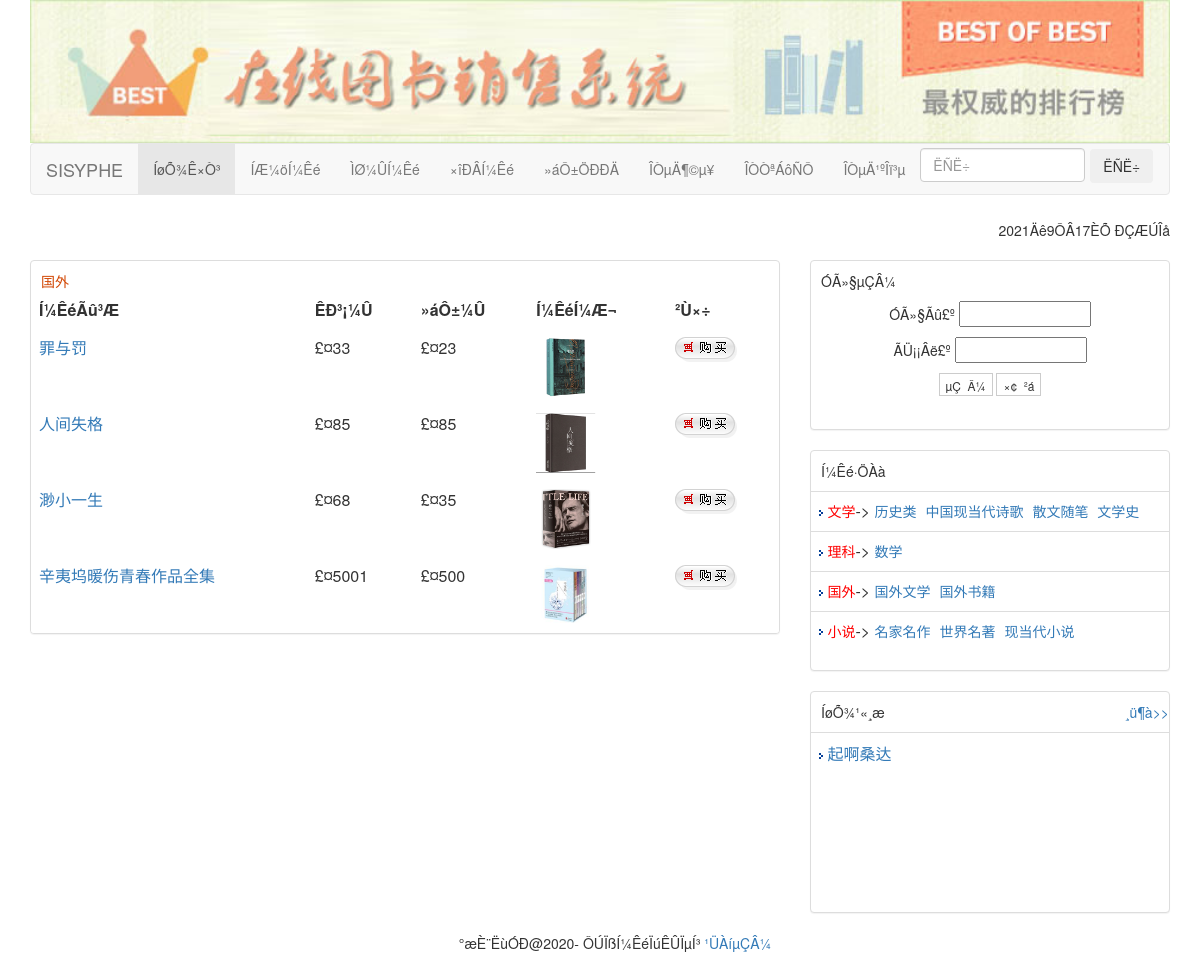
The app's page /cat.php?dalei=14 with its own data.
### tables this page shows
CREATE TABLE IF NOT EXISTS `categories` (
  `id` int(6) NOT NULL AUTO_INCREMENT COMMENT '主键id',
  `name` varchar(50) NOT NULL COMMENT '分类名称',
  `reid` int(6) NOT NULL COMMENT '上级分类id',
  PRIMARY KEY (`id`)
);

CREATE TABLE IF NOT EXISTS `shu` (
  `id` int(4) NOT NULL AUTO_INCREMENT,
  `name` varchar(25) DEFAULT NULL COMMENT '图书名称',
  `jianjie` mediumtext COMMENT '图书介绍',
  `xinghao` varchar(25) DEFAULT NULL COMMENT '图书型号',
  `tupian` varchar(200) DEFAULT NULL COMMENT '图书图片',
  `shuliang` int(4) DEFAULT NULL COMMENT '图书数量',
  `cishu` int(4) DEFAULT NULL COMMENT '卖出次数',
  `tuijian` int(4) DEFAULT NULL COMMENT '是否推荐',
  `dalei` int(4) DEFAULT NULL COMMENT '大类id',
  `xiaolei` int(4) NOT NULL COMMENT '小类id',
  `huiyuanjia` varchar(25) DEFAULT NULL COMMENT '会员价',
  `shichangjia` varchar(25) DEFAULT NULL COMMENT '市场价',
  `chubanshe` varchar(25) DEFAULT NULL COMMENT '出版社id',
  `tejia` int(2) DEFAULT NULL COMMENT '是否特价',
  `addtime` datetime NOT NULL COMMENT '添加时间',
  PRIMARY KEY (`id`)
);

CREATE TABLE IF NOT EXISTS `news` (
  `id` int(10) NOT NULL AUTO_INCREMENT COMMENT '主键id',
  `title` varchar(50) NOT NULL COMMENT '新闻公告名称',
  `content` text NOT NULL COMMENT '新闻公告内容',
  `addtime` datetime NOT NULL COMMENT '发布时间',
  PRIMARY KEY (`id`)
);

### cat.php (the view)
<div class="container">
	<div class="row">
<?php
require("header.php");
?>
<?php
if($dalei!="")
	$sql="select * from categories where id=$dalei";
else
	$sql="select * from categories where id=$xiaolei";
	$result=mysqli_query($conn,$sql);
	$data=mysqli_fetch_array($result)
?>
	</div>
	<div class="row" >
		<div class="col-md-8">
			<div class="panel panel-default">
		    	<div class="row">
		     		<div class="col-md-12" style="margin:10px 0px 0px 10px"><span style="float:left;color:#d14500;"><?php echo $data['name']?></span></div>
				</div>
	<table class="table">
			<th style="border: white 0px solid;">Í¼ÊéÃû³Æ</th>
			<th style="border: white 0px solid;">ÊÐ³¡¼Û</th>
			<th style="border: white 0px solid;">»áÔ±¼Û</th>
			<th style="border: white 0px solid;">Í¼ÊéÍ¼Æ¬</th>
			<th style="border: white 0px solid;">²Ù×÷</th>
<?php
if($dalei!="")
	$sql="select * from shu where dalei=$dalei order by id DESC";
else
	$sql="select * from shu where xiaolei=$xiaolei order by id DESC";
	$result=mysqli_query($conn,$sql);
while($data=mysqli_fetch_array($result)){
?>
			 <tr bgcolor="#FFFFFF" height="22">
					<td style="border: white 0px solid;"><a href="goodsDetail.php?goodsId=<?php echo $data["id"]?>"><?php echo $data["name"]?></a></td>
					<td style="border: white 0px solid;">£¤<?php echo $data["shichangjia"]?><br/></td>
					<td style="border: white 0px solid;">£¤<?php echo $data["huiyuanjia"]?></td>
					<td style="border: white 0px solid;"><a href="goodsDetail.php?goodsId=<?php echo $data["id"]?>"> <img width="60" height="60" src="<?php echo $data["tupian"]?>"/> </a></td>
					<td style="border: white 0px solid;"><a href="cart.php?id=<?php echo $data["id"]?>&act=buy"><img alt="" src="./images/icon_buy.gif" border=0/></a></td>
			  </tr>
<?php
}
	?>
		        			</table>
	         </div></div>
	     <div class="col-md-4">
				<?php
			require("right.php");
			?>
</div></div>
<div class="row">
<div class="col-md-12" align="center">
<?php
require("footer.php");
?>	</div></div>
</div>

### right.php (shortened to what this page needs)
<div class="container-fluid">
<div class="row">
<div class="panel panel-default" >
<div class="row"  style="margin-bottom: 10px">
	<div class="col-xs-12 col-sm-12 col-md-12" style="margin:10px 0px 0px 10px">ÓÃ»§µÇÂ¼</div>
</div>
<?php
if($_SESSION['login']=="")
{
?>
<form action="login.php?act=login" name="userLogin" method="post" onSubmit="return login()">
<div class="row" >
	<div class="col-md-12" align="center" style="margin-bottom: 10px">
		<font>ÓÃ»§Ãû£º</font>
		<input  id="username" title="ÓÃ»§Ãû²»ÄÜÎª¿Õ" size="14" name="userName" type="text" />
	</div>
</div>
<div class="row">
	<div class="col-md-12" align="center" style="margin-bottom: 10px">
		<font>ÃÜ¡¡Âë£º</font>
		<input  title="ÃÜÂë²»ÄÜÎª¿Õ" type="password" size="14" name="userPw"/>
	</div>
</div>
<div class="row">
	<div class="col-md-12" align="center" style="margin-bottom: 5%">
	  <input type="submit" value="µÇ  Â¼"  style="border:#ccc 1px solid; background-color:#FFFFFF; font-size:12px; padding-top:3px;" />
	  <input type="button" value="×¢  ²á" onclick="javascript:location.href='reg.php'" style="border:#ccc 1px solid; background-color:#FFFFFF; font-size:12px; padding-top:3px;" />
	</div>
</div>
		    </form>
<?php
	}
	?>
	</div>
</div>
<div class="row">
<div class="panel panel-default"  >
<div class="row">
	<div class="col-md-4" style="margin:10px 0px 0px 10px">Í¼Êé·ÖÀà</div>
	</div>
	<div class="row">
     <div class="col-md-12" style="margin:10px 0px 0px">
	     <table class="table">
<?php
	$sql="select * from categories where reid=0";
	$result=mysqli_query($conn,$sql);
while($data=mysqli_fetch_array($result))
{
						?>
		          <tr>
		             <td height="28"  width="100%">
		                   <img src="./img/head-mark3.gif" align="middle" class="img-vm" border="0"/>
		                      <a href="./cat.php?dalei=<?php echo $data['id']?>">
		                         <span style="font-size:14px;color:red"><?php echo $data['name']?></span></a>->
<?php
	$sq="select * from categories where reid=".$data['id'];
$res=mysqli_query($conn,$sq);
while($d=mysqli_fetch_array($res))
echo  '<a href="./cat.php?xiaolei='.$d['id'].'">  <span style="font-size:14px;">'.$d['name'].'</span></a>&nbsp;';
						?>
		              </td>
		          </tr> <?php
							}
							?>
		 </table>
 </div>
</div>
		</div>
</div>
				<div class="row">
					<div class="panel panel-default"  >
						<div class="row">
							<div class="col-md-12" style="margin:10px 0px 0px 0px">
							<font style="margin-left: 10px">ÍøÕ¾¹«¸æ</font>
							<a  style="float: right" href="./gonggao.php">¸ü¶à>></a></div>
						</div>
	<div class="row">
     <div class="col-md-12" style="margin:10px 0px 0px">
		<div style="overflow:hidden;height:180px;">
		 <table class="table">
<?php
			 $sql="select * from news order by id DESC limit 0,6";
			 $result=mysqli_query($conn,$sql);
			 while($data=mysqli_fetch_array($result)){
						?>
		        <tr><td height="28"  width="100%"><div  style="padding:2px 0px;"><div class="f-left"><img src="./img/head-mark3.gif" align="middle" border="0"/> <a href="./details.php?id=<?php echo $data['id']?>" title=""><span style=""><?php echo $data['title']?></span></a></div><div class="clear"></div></div></td></tr>
<?php
							}
							?>
		 </table>
						 </div>
</div>			</div>
				    </div>
	</div></div>

### records on screen
categories: name "国外"
shu: name "罪与罚", shichangjia "33", huiyuanjia "23", tupian (picture)
shu: name "人间失格", shichangjia "85", huiyuanjia "85", tupian (picture)
shu: name "渺小一生", shichangjia "68", huiyuanjia "35", tupian (picture)
shu: name "辛夷坞暖伤青春作品全集", shichangjia "5001", huiyuanjia "500", tupian (picture)
categories: name "文学"
categories: name "历史类"
categories: name "中国现当代诗歌"
categories: name "散文随笔"
categories: name "文学史"
categories: name "理科"
categories: name "数学"
categories: name "国外文学"
categories: name "国外书籍"
categories: name "小说"
categories: name "名家名作"
categories: name "世界名著"
categories: name "现当代小说"
news: title "起啊桑达"
